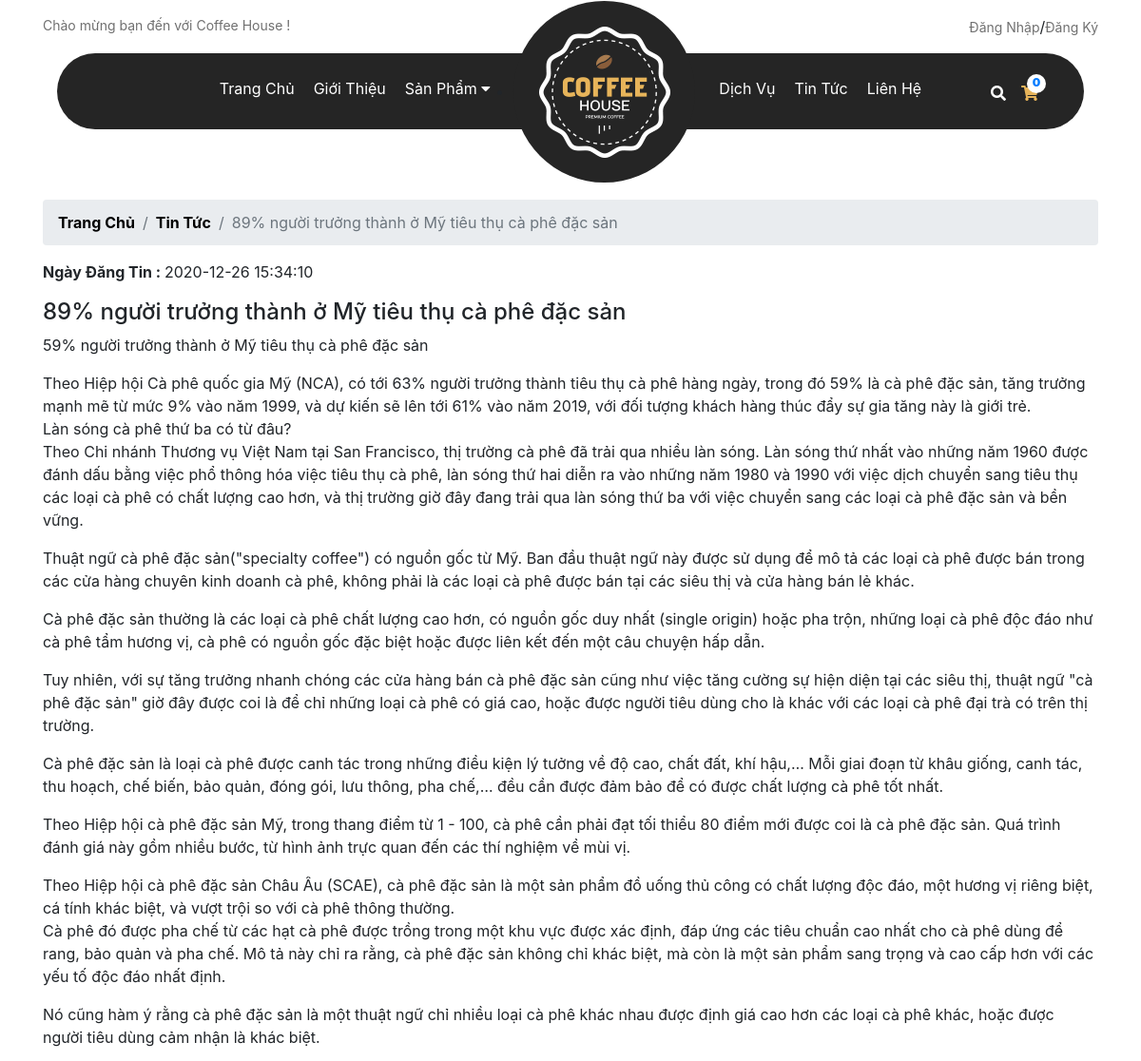
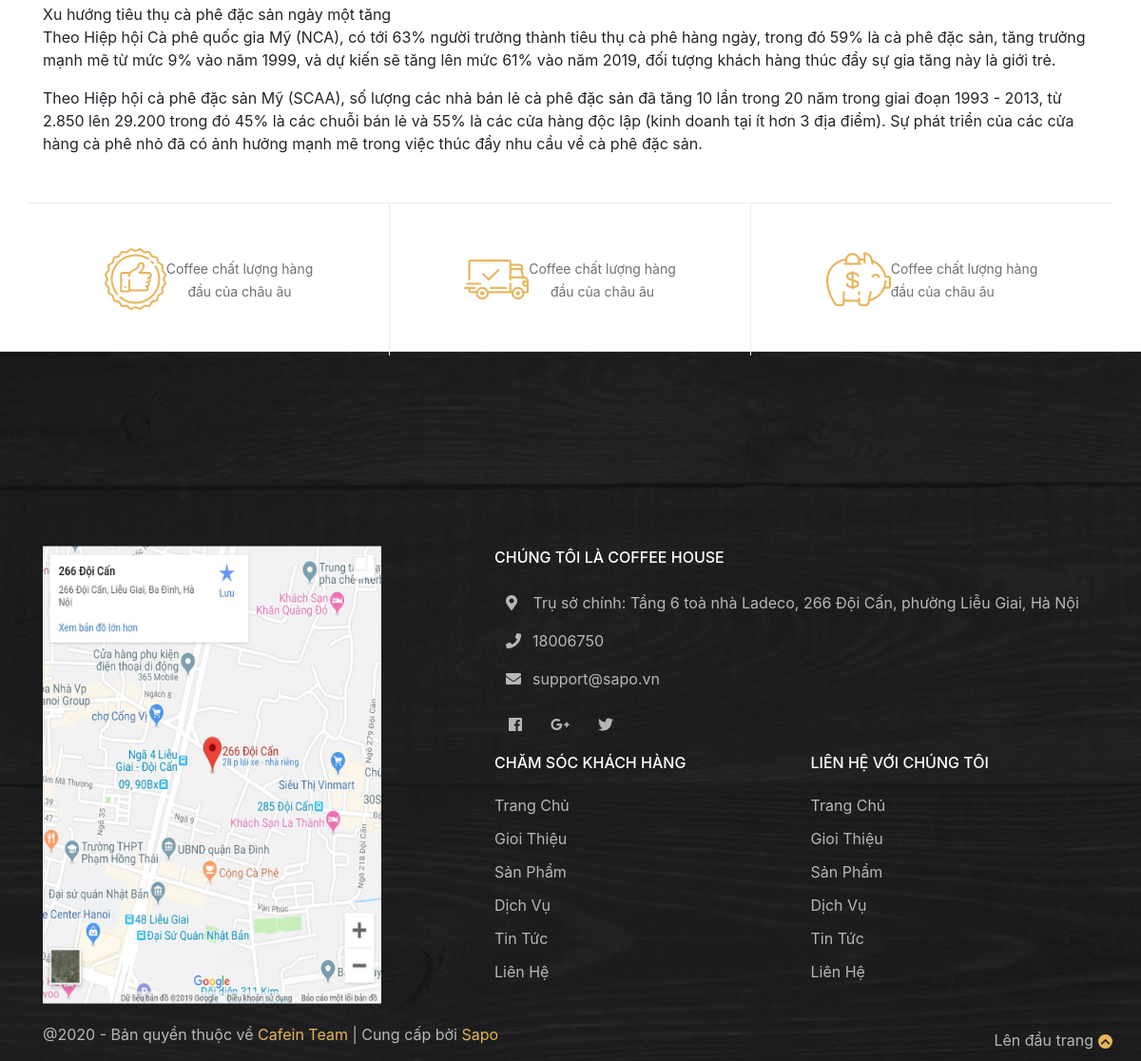
The page /ChiTietTinTuc.php?iDTinTuc=4 on the database its author committed (2 pictures, top to bottom).
### tables this page shows
CREATE TABLE `tintuc` (
  `iDTinTuc` int(11) NOT NULL,
  `TieuDe` varchar(255) NOT NULL,
  `HinhAnhTinTuc` varchar(255) NOT NULL,
  `NgayDangTin` timestamp NULL DEFAULT current_timestamp(),
  `NoiDung` text NOT NULL
);

### ChiTietTinTuc.php (the view, shortened to what this page needs)
<!doctype html>
<html lang="en">
  <head>
    <link rel="stylesheet" href="https://use.fontawesome.com/releases/v5.6.3/css/all.css">
    <link rel="stylesheet" href="https://maxcdn.bootstrapcdn.com/font-awesome/4.4.0/css/font-awesome.min.css" />
    <link rel="stylesheet" href="https://stackpath.bootstrapcdn.com/bootstrap/4.3.1/css/bootstrap.min.css">
    <link rel="stylesheet" href="https://cdnjs.cloudflare.com/ajax/libs/animate.css/4.1.1/animate.min.css"/>
    <link rel='stylesheet' href='https://cdn.rawgit.com/daneden/animate.css/v3.1.0/animate.min.css'>
    <link rel="stylesheet" href="CSS/main.css">
</head>
  <body>
    <div class="headertop">
        <?php require("Header.php");?>
    </div>
    <?php
                        $idTin = $_GET["iDTinTuc"];
                        require("KetNoiCSDL.php");
                        $SQL = "SELECT * FROM tintuc where iDTinTuc =  $idTin";
                        $result = $conn->query($SQL);
                        $row = $result->fetch_assoc();
                    ?>
     <div class ="tintuc">
            <div class="container">
            <nav aria-label="breadcrumb">
                <ol class="breadcrumb">
                    <li class="breadcrumb-item"><a href="index.php">Trang Chủ</a></li>
                    <li class="breadcrumb-item"><a href="TinTuc.php">Tin Tức</a></li>
                    <li class="breadcrumb-item active" aria-current="page"><?=$row['TieuDe']?></li>
                </ol>
            </nav>
                <p> <b>Ngày Đăng Tin :  </b><?=$row['NgayDangTin']?></p>
                <h4><?=$row['TieuDe']?></h4>
                <?=$row['NoiDung']?>
            </div>
      </div>
      <?php
        require("Footer.php");
      ?>
  </body>
</html>

### CSS/main.css (style rules this page uses)
* { margin: 0; padding: 0; }
html, body { width: 100%; }
body { overflow-x: hidden; }
.headertop { height: 210px; }
.active { color: #e7b45a; }
.tintuc { width: 100%; height: auto; margin-bottom: 50px; }
.tintuc a { color: black; text-decoration: none; font-weight: bold; }

### rows shown on the page
tintuc: TieuDe "89% người trưởng thành ở Mỹ tiêu thụ cà phê đặc sản", NgayDangTin "2020-12-26 15:34:10", NoiDung "59% người trưởng thành ở Mỹ tiêu thụ cà phê đặc sản Theo Hiệp hội Cà phê quốc gia Mỹ (NCA), có tới 63% người trưởng thành tiêu thụ cà phê hàng ngày, trong đó 59% là cà phê đặc sản, tăng trưởng mạnh mẽ từ mức 9% vào năm 1999, và dự kiến sẽ lên tới 61% vào năm 2019, với đối tượng khách hàng thúc đẩy sự gia tăng này là giới trẻ. Làn sóng cà phê thứ ba có từ đâu? Theo Chi nhánh Thương vụ Việt Nam tại San Francisco, thị trường cà phê đã trải qua nhiều làn sóng. Làn sóng thứ nhất vào những năm 1960 được đánh dấu bằng việc phổ thông hóa việc tiêu thụ cà phê, làn sóng thứ hai diễn ra vào những năm 1980 và 1990 với việc dịch chuyển sang tiêu thụ các loại cà phê có chất lượng cao hơn, và thị trường…"
